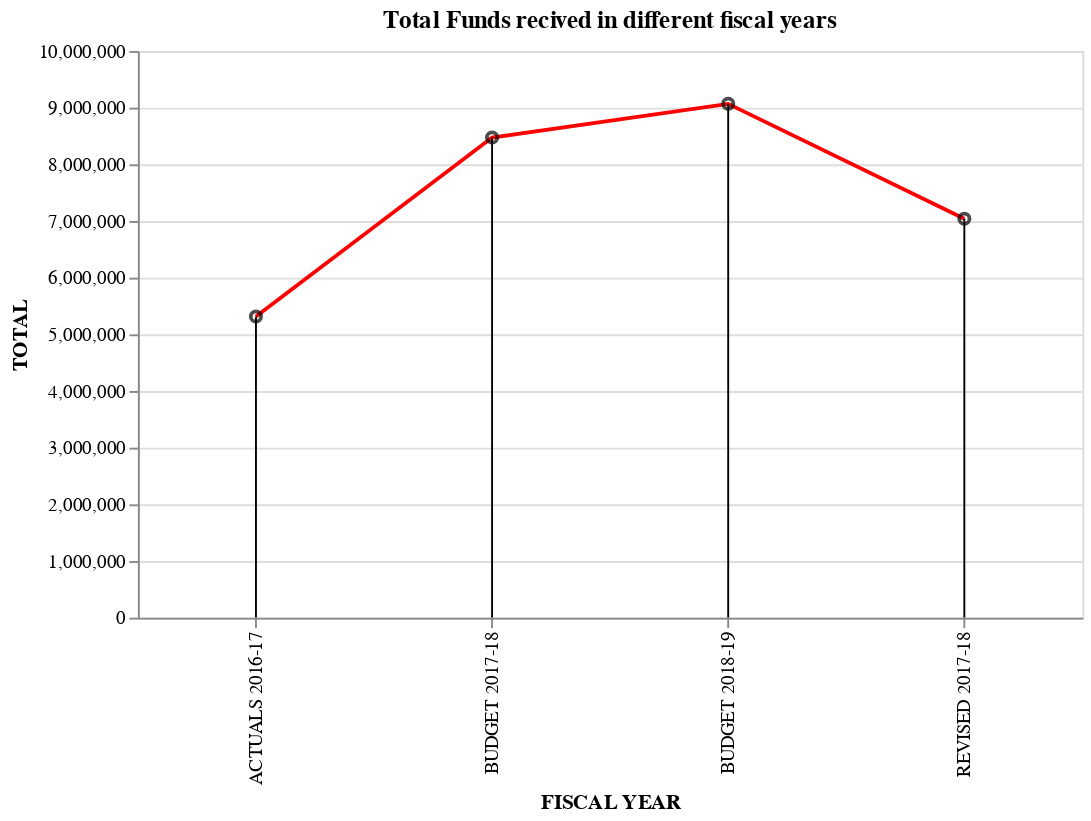

Notebook code for this chart:
### Code cell
base = alt.Chart(total_BE_RE).encode(
    x='FISCAL YEAR:N',
    y='TOTAL:Q',
).properties(
width = 500)
alt.layer(
  base.mark_line(color = 'red'),
  base.mark_point(color = 'black'),
  base.mark_rule(),

).interactive().properties(
title = 'Total Funds recived in different fiscal years')

### Figure 1 — Vega-Lite specification as saved in the notebook (floating-point values rounded to 4 significant figures)
{"$schema": "https://vega.github.io/schema/vega-lite/v2.6.0.json", "config": {"view": {"height": 300, "width": 400}}, "datasets": {"data-eb39cdc88dcb88f123f41f76e68baba5": [{"FISCAL YEAR": "BUDGET 2018-19", "TOTAL": 9067000.0, "Unnamed: 0": 0}, {"FISCAL YEAR": "REVISED 2017-18", "TOTAL": 7040000.0, "Unnamed: 0": 1}, {"FISCAL YEAR": "BUDGET 2017-18", "TOTAL": 8473000.0, "Unnamed: 0": 2}, {"FISCAL YEAR": "ACTUALS 2016-17", "TOTAL": 5315000.0, "Unnamed: 0": 3}]}, "layer": [{"data": {"name": "data-eb39cdc88dcb88f123f41f76e68baba5"}, "encoding": {"x": {"field": "FISCAL YEAR", "type": "nominal"}, "y": {"field": "TOTAL", "type": "quantitative"}}, "mark": {"color": "red", "type": "line"}, "selection": {"selector003": {"bind": "scales", "encodings": ["x", "y"], "mark": {"fill": "#333", "fillOpacity": 0.125, "stroke": "white"}, "on": "[mousedown, window:mouseup] > window:mousemove!", "resolve": "global", "translate": "[mousedown, window:mouseup] > window:mousemove!", "type": "interval", "zoom": "wheel!"}}, "width": 500}, {"data": {"name": "data-eb39cdc88dcb88f123f41f76e68baba5"}, "encoding": {"x": {"field": "FISCAL YEAR", "type": "nominal"}, "y": {"field": "TOTAL", "type": "quantitative"}}, "mark": {"color": "black", "type": "point"}, "width": 500}, {"data": {"name": "data-eb39cdc88dcb88f123f41f76e68baba5"}, "encoding": {"x": {"field": "FISCAL YEAR", "type": "nominal"}, "y": {"field": "TOTAL", "type": "quantitative"}}, "mark": "rule", "width": 500}], "title": "Total Funds recived in different fiscal years"}
